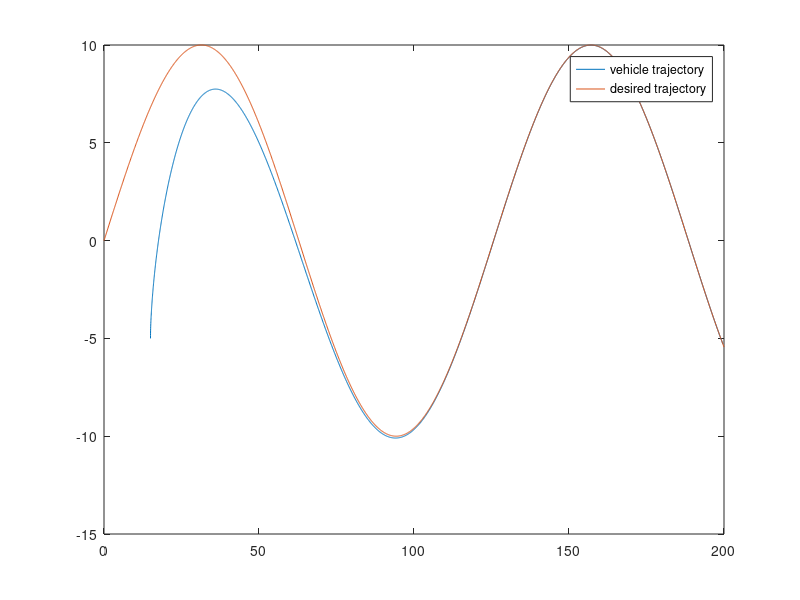

Reproduce this figure in MATLAB.
% =========================================================================
% Trajectory tracking for 2D cases
% =========================================================================
% This is trajectory tracking controller described in the thesis of Vanni-Vanni 

% Coded by: Nguyen T. Hung - ISR/IST Lisbon
% Contact: nt-hung.github.io


% Desired trajectory:  pd = [t; 10*sin(0.01*t); 
%
%==========================================================================

function TT_Controller
    clear all;
    close all;
%% Initialization
    T = 200;                                                                                        % Simulation time
    Ts = 0.1;                                                                                       % Sampling time
    N = T/Ts;
    time = [];
    % Initialize vehicle_position and orientation
        p0=[15;-5]; psi0=pi/2;
        x_vehicle0 = [p0;psi0];                                                                       % vehicle state                                                                                               % Controller {Method 1-Method 7}
    % Setup constraint for the vehicle input (speed and heading rate)
        umin=0;     umax=2;                                                         % limit on the vehicle's speed
        rmin=-0.5;  rmax=0.5;                                                       % limit on the vehicle's heading rate
        l_bound=[umin;rmin];  u_bound=[umax;rmax];                             
% Start main Loop =========================================================
    x_vehicle = x_vehicle0;
    x_traj = [];
    x_traj_dot = [];
    u_vehicle = [];                                                                      % upf={u,r}
for i = 0:N
    t = i*Ts;
    time(end+1) = i*Ts;
% Step 1: update the desired trajectory
    x_traj(:,end+1) = [t; 10*sin(0.05*t)];                                          % desired trajectory
    x_traj_dot(:,end+1) = [1; 0.5*cos(0.05*t)];                                     % derivative of the trajectory
% Step 2: Compute trajectory tracking controller    
    u_vehicle(:,end+1) = TT_controllers(x_vehicle(:,end),x_traj(:,end),x_traj_dot(:,end),l_bound,u_bound);  
% Step 3: Update the state of the vehicle    
    [time y]=ode45(@(t,y) vehicle_model_2D(t,y,u_vehicle(:,end)), [0, Ts], x_vehicle(:,end));
    x_vehicle(:,end+1) = y(end,:)';
end
%% Save Data to Workspace
    x_traj = x_traj';
    x_vehicle = x_vehicle';
    u_vehicle=u_vehicle';
 %   save_to_base(1);
%% Plot
plot(x_vehicle(:,1),x_vehicle(:,2));
hold on;
plot(x_traj(:,1),x_traj(:,2));
legend('vehicle trajectory', 'desired trajectory'); 
end
% End main loop ===========================================================

%% Vehicle_model_2D_Type1 dynamics
function dx = vehicle_model_2D(t,x,u)
%   in this model, input includes the vehicle speed and heading rate 
    psi=x(3);
    ur=u(1);
    r=u(2);
    dx=[ur*cos(psi);ur*sin(psi);r];
end
function u_TT= TT_controllers(x_vehicle,x_traj,x_traj_dot,l_bound,u_bound)
 delta=-0.5;
 Delta= [1    0;
         0  -delta];
 Delta_inv=inv(Delta);        
 epsilon=[delta; 0];        
 kx=.2; ky=0.05;    
 Kk=[kx 0;
     0  ky];
p = x_vehicle(1:2);
psi = x_vehicle(3);
pd  = x_traj;
d_pd = x_traj_dot; 

RB_I=[cos(psi)   -sin(psi);
      sin(psi)    cos(psi)]; 
e_pos=RB_I'*(p-pd)-epsilon;
% TT control law
u_TT = Delta_inv*(-Kk*e_pos+RB_I'*d_pd); 
u_TT = max(min(u_TT,u_bound),l_bound);
end